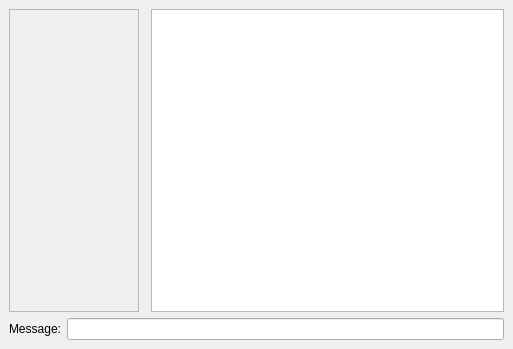
<?xml version="1.0" encoding="UTF-8"?>
<ui version="4.0">
 <class>ChatDialog</class>
 <widget class="QDialog" name="ChatDialog">
  <property name="geometry">
   <rect>
    <x>0</x>
    <y>0</y>
    <width>513</width>
    <height>349</height>
   </rect>
  </property>
  <property name="windowTitle">
   <string>Chat</string>
  </property>
  <layout class="QVBoxLayout">
   <property name="spacing">
    <number>6</number>
   </property>
   <property name="leftMargin">
    <number>9</number>
   </property>
   <property name="topMargin">
    <number>9</number>
   </property>
   <property name="rightMargin">
    <number>9</number>
   </property>
   <property name="bottomMargin">
    <number>9</number>
   </property>
   <item>
    <layout class="QHBoxLayout">
     <property name="spacing">
      <number>6</number>
     </property>
     <property name="leftMargin">
      <number>0</number>
     </property>
     <property name="topMargin">
      <number>0</number>
     </property>
     <property name="rightMargin">
      <number>0</number>
     </property>
     <property name="bottomMargin">
      <number>0</number>
     </property>
     <item>
      <widget class="QListWidget" name="listWidget">
       <property name="enabled">
        <bool>false</bool>
       </property>
       <property name="maximumSize">
        <size>
         <width>130</width>
         <height>16777215</height>
        </size>
       </property>
       <property name="focusPolicy">
        <enum>Qt::NoFocus</enum>
       </property>
      </widget>
     </item>
     <item>
      <widget class="QWidget" name="widget" native="true"/>
     </item>
     <item>
      <widget class="QTextEdit" name="textEdit">
       <property name="focusPolicy">
        <enum>Qt::NoFocus</enum>
       </property>
       <property name="readOnly">
        <bool>true</bool>
       </property>
      </widget>
     </item>
    </layout>
   </item>
   <item>
    <layout class="QHBoxLayout">
     <property name="spacing">
      <number>6</number>
     </property>
     <property name="leftMargin">
      <number>0</number>
     </property>
     <property name="topMargin">
      <number>0</number>
     </property>
     <property name="rightMargin">
      <number>0</number>
     </property>
     <property name="bottomMargin">
      <number>0</number>
     </property>
     <item>
      <widget class="QLabel" name="label">
       <property name="text">
        <string>Message:</string>
       </property>
      </widget>
     </item>
     <item>
      <widget class="QLineEdit" name="lineEdit"/>
     </item>
    </layout>
   </item>
  </layout>
 </widget>
 <resources/>
 <connections/>
</ui>
